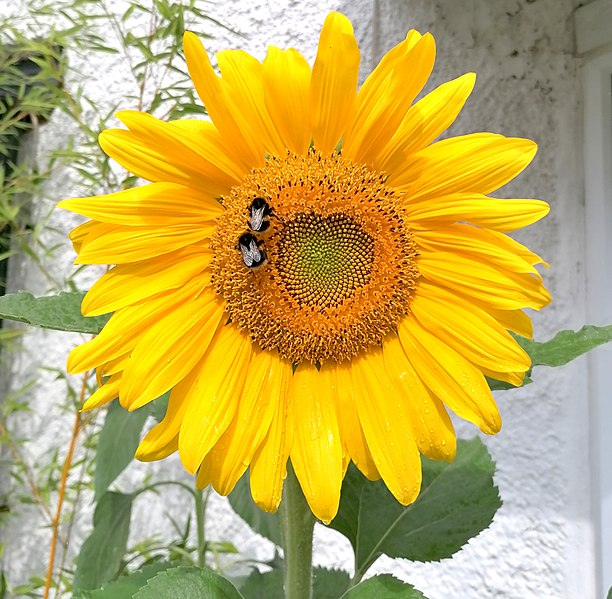
#> input picture soft/imgs/sunflower.jpg, 612 x 599 px, found by its file name
$ python chroma_subsampling.py
#> lines starting #> are read from the running program, lines starting #| are printed output that depends on the picture
'''
Project Name: Image compression

Student: Vincent ROBIN, ENSTA Bretagne, promotion 2023
Contact: vincent.robin@ensta-bretagne.org

File name: chroma_subsampling.py
Create Date: 22/02/2023, 15:09:41 AM

Description: converts an image from RGB to YCrCb and sub-samples the chrominance in order to to get the 4:2:0 format

Packages:
  - matplotlib (pip install matplotlib)
  - numpy (pip install matplotlib)

Revision: Revision 0.01 - File Created
Additional Comments:

'''

import matplotlib.pyplot as plt
import matplotlib.image as img
import numpy as np


def rgb_to_ycrcb(im):

    xform = np.array([[.299, .587, .114], [.5, -.4187, -.0813], [-.1687, -.3313, .5]])
    ycbcr = im.dot(xform.T)
    ycbcr[:,:,[1,2]] += 128

    return np.uint8(ycbcr)


if __name__ == '__main__':

    PATH ="img/sunflower.jpg"
    img_rgb = img.imread(PATH)
#> img_rgb is the input picture: shape (599, 612, 3); mean R, G, B 194.1, 172.3, 87.2
    height, width, channels = img_rgb.shape
#> height = 599; width = 612; channels = 3
    print("Frame shape: ({0} x {1})".format(height, width))
#| Frame shape: (599 x 612)

    ### Conversion RGB --> YCrCb
    img_ycrcb = rgb_to_ycrcb(img_rgb)
#> in rgb_to_ycrcb, `ycbcr = im.dot(xform.T)`:
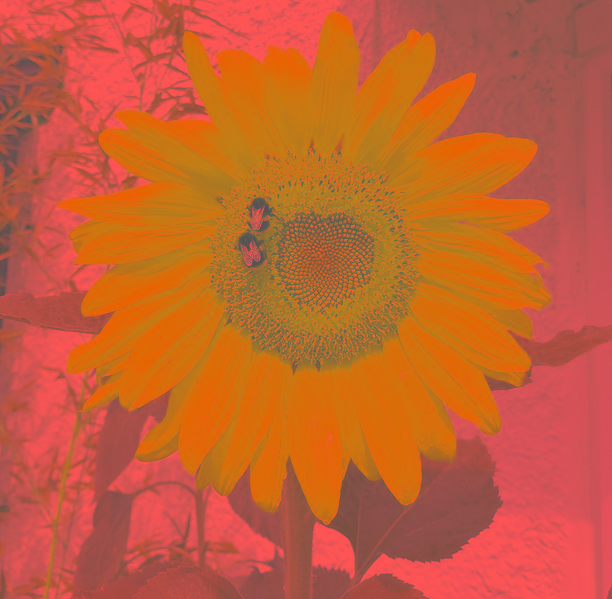
#> ycbcr: shape (599, 612, 3) float64; mean R, G, B 169.1, 17.8, -46.2; drawn with min black and max white
#> in rgb_to_ycrcb, `ycbcr[:,:,[1,2]] += 128`:
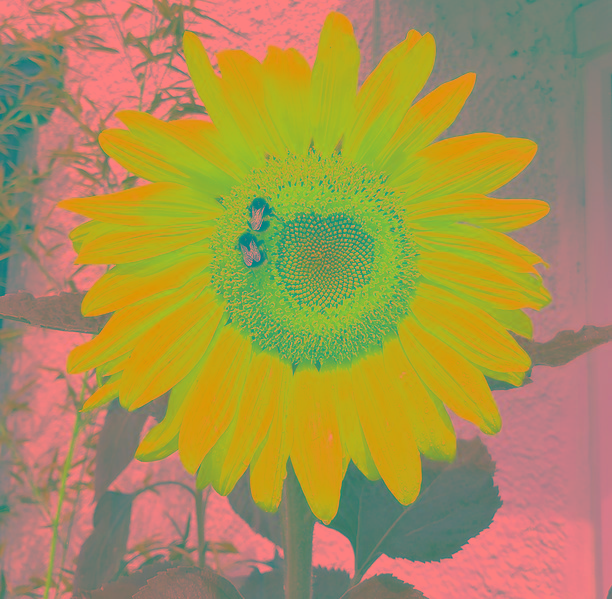
#> ycbcr: shape (599, 612, 3) float64; mean R, G, B 169.1, 145.8, 81.8

    ### Extraction des canaux Y,Cr,Cb
    y =  img_ycrcb[:,:,0]
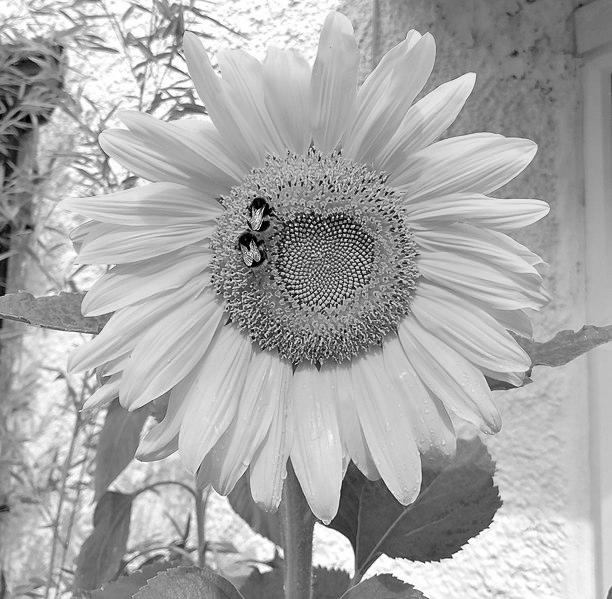
#> y: shape (599, 612); min 0, max 254, mean 168.6
    cr = img_ycrcb[:,:,1]  # Chrominance Red
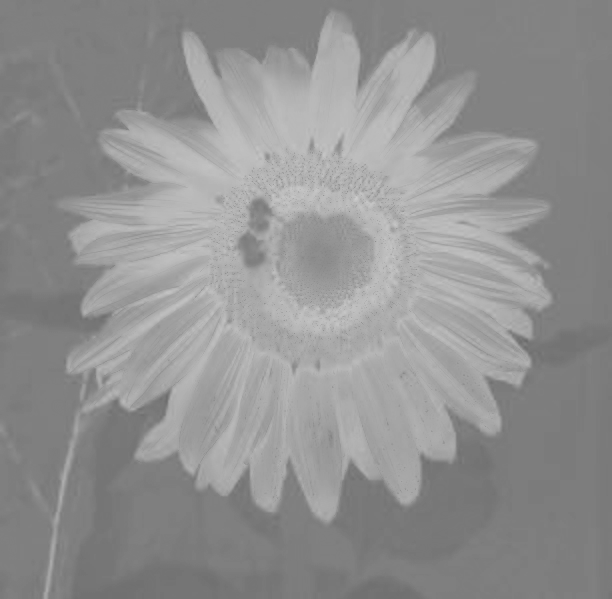
#> cr: shape (599, 612); min 107, max 204, mean 145.3
    cb = img_ycrcb[:,:,2]  # Chrominance Blue
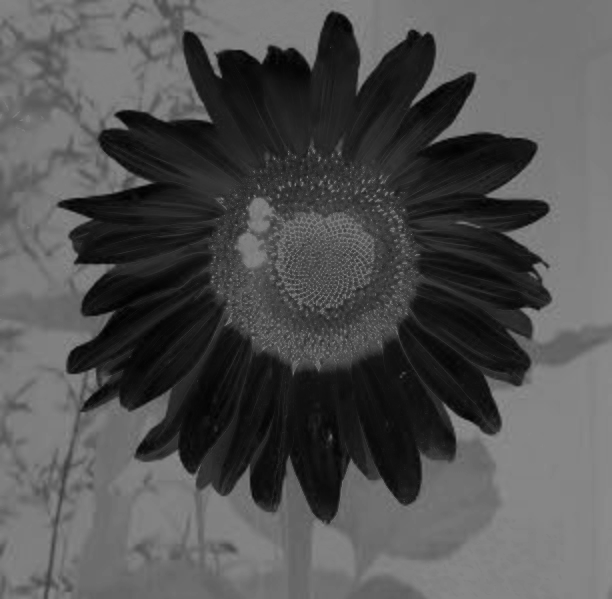
#> cb: shape (599, 612); min 2, max 143, mean 81.4

    ### Chroma subsampling (4:4:4 --> 4:2:2)
    crSub422 = cr[::2, ::2]
    cbSub422 = cb[::2, ::2]

    ### Chroma subsampling (4:2:2 --> 4:2:0)
    crSub420 = crSub422[::2, ::2]
    cbSub420 = cbSub422[::2, ::2]
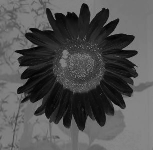
#> cbSub420: shape (150, 153); min 2, max 140, mean 81.4

    fig1=plt.figure(figsize=(9,5))
    fig1.add_subplot(3, 3, 1)
    plt.title("Composante Cr")
    plt.imshow(cr)
    fig1.add_subplot(3, 3, 3)
    plt.title("Composante Cr 4:2:0")
    plt.imshow(crSub420)
    fig1.add_subplot(3, 3, 2)
    plt.title("Composante Cb")
    plt.imshow(cb)
    fig1.add_subplot(3, 3, 4)
    plt.title("Composante Cb 4:2:0")
    plt.imshow(cbSub420)

    # Ajustement de l'espacement entre les figures
    plt.subplots_adjust(hspace=0.4)

    # Sauvegarde de la figure
    fig1.savefig('chroma_subsampling.png')

    plt.show()

$ run again, with soft/imgs/cheetah.jpg copied over soft/imgs/sunflower.jpg
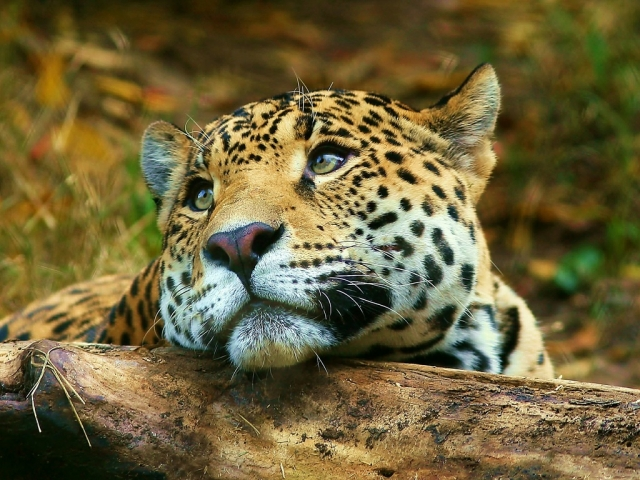
#> input picture soft/imgs/cheetah.jpg, 640 x 480 px, found by its file name
#> img_rgb is the input picture: shape (480, 640, 3); mean R, G, B 110.8, 98.7, 58.2
#| Frame shape: (480 x 640)
#> `cr = img_ycrcb[:,:,1]`:
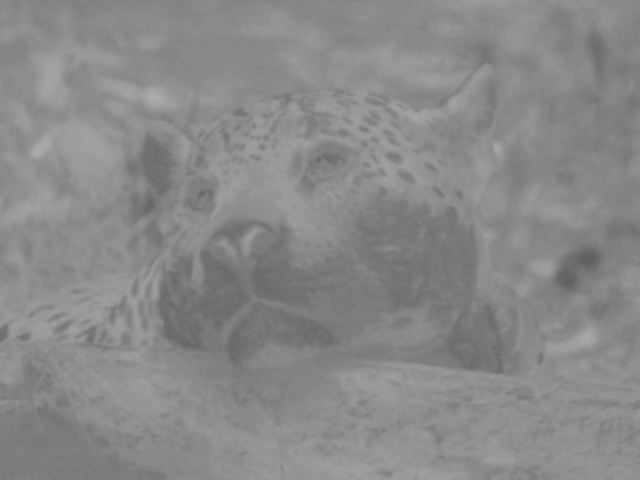
#> cr: shape (480, 640); min 95, max 173, mean 136.8
#> `cb = img_ycrcb[:,:,2]`:
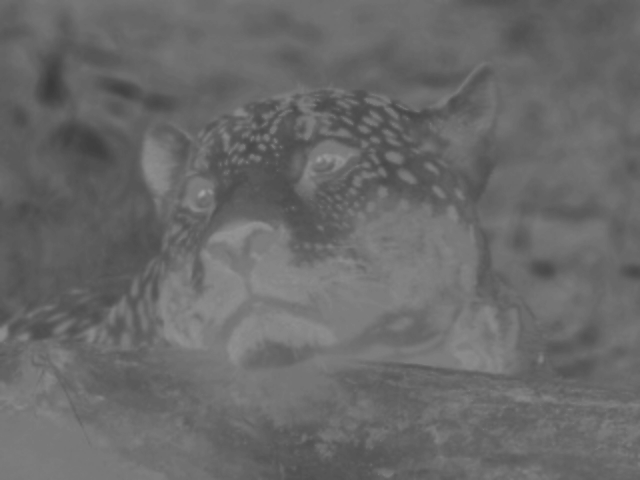
#> cb: shape (480, 640); min 58, max 161, mean 105.2
